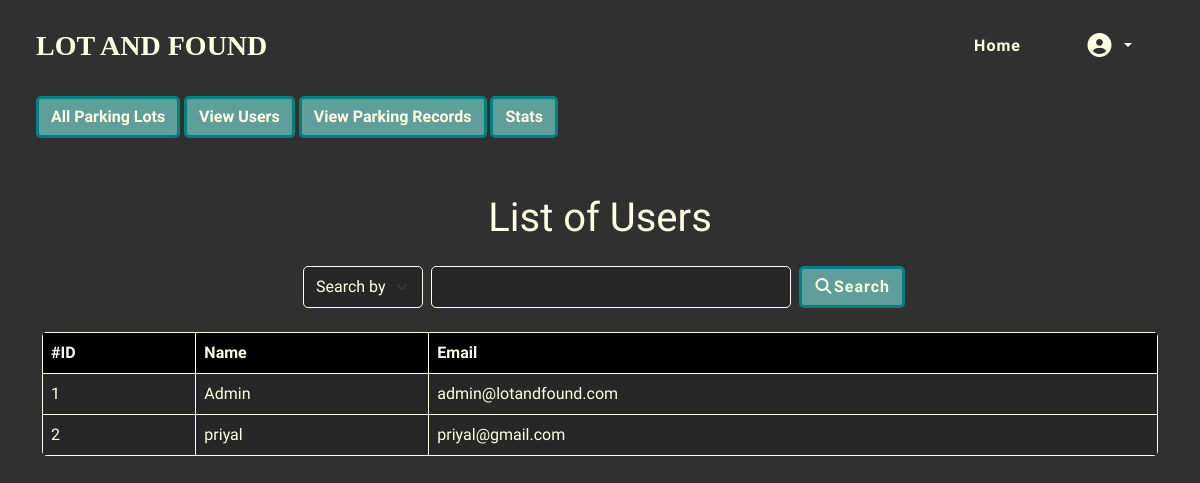
Before: /admin/users (signed in) with the older database file.
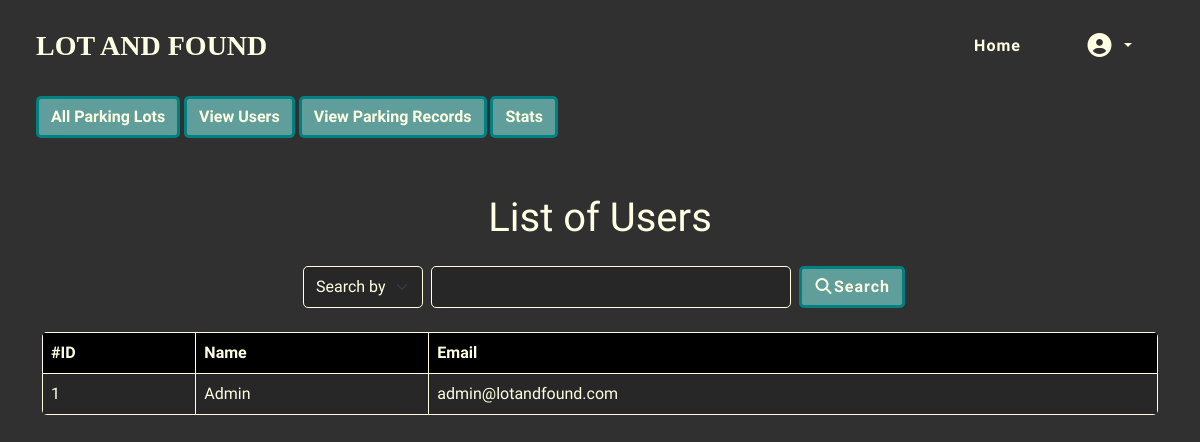
After: the same page with the newer database file.
### models.py (models this page shows)
class User(db.Model):
    __tablename__ = 'user'
    user_id = db.Column(db.Integer, primary_key=True)
    email = db.Column(db.String(40), unique=True)
    password = db.Column(db.String(256), nullable=False)
    name = db.Column(db.String(64), nullable=True)
    is_admin = db.Column(db.Boolean, nullable = False, default = False)

### routes.py (the view)
@app.route('/admin/users')
@admin_required
def view_users():
    parameter = request.args.get('parameter')
    query = request.args.get('query')
    if parameter == 'name':
        users = User.query.filter(User.name.ilike(f'%{query}%')).all()
        return render_template("admin/view_users.html", users = users)
    users = User.query.all()
    return render_template("admin/view_users.html", users = users)

### routes.py (called while the page is built)
def admin_required(func):
    @wraps(func)
    def inner(*args, **kwargs):
        if 'user_id' not in session:
            flash("Please login first","warning")
            return redirect(url_for('login'))
        user = User.query.get(session['user_id'])
        if not user:
            return redirect(url_for('logout'))
        if user.is_admin == False:
            flash("You are not allowed to access this page","warning")
            return redirect(url_for('home'))
        return func(*args, **kwargs)
    return inner

### templates/admin/view_users.html (shortened to what this page needs)
{% extends "base.html" %}
{% block content %}
{% include "admin/admin_nav.html" with context %}
<div class="container my-5
">
<h1 class="display-6 my-display my-4">List of Users</h1>
 {% include "admin/admin_search.html" with context %}
<table class="table my-table table-hover">
  <thead>
    <tr>
      <th scope="col">#ID</th>
      <th scope="col">Name</th>
      <th scope="col">Email</th>
    </tr>
  </thead>
  <tbody>
    {% for user in users %}
    <tr>
      <td scope="row">{{user.user_id}}</td>
      <td>{{user.name}}</td>
      <td>{{user.email}}</td>
    </tr>
   {% endfor %}
  </tbody>
</table>
</div>
{% endblock %}

Changed rows visible on the page:
removed User: user_id "2", name "priyal", email "priyal@gmail.com"
